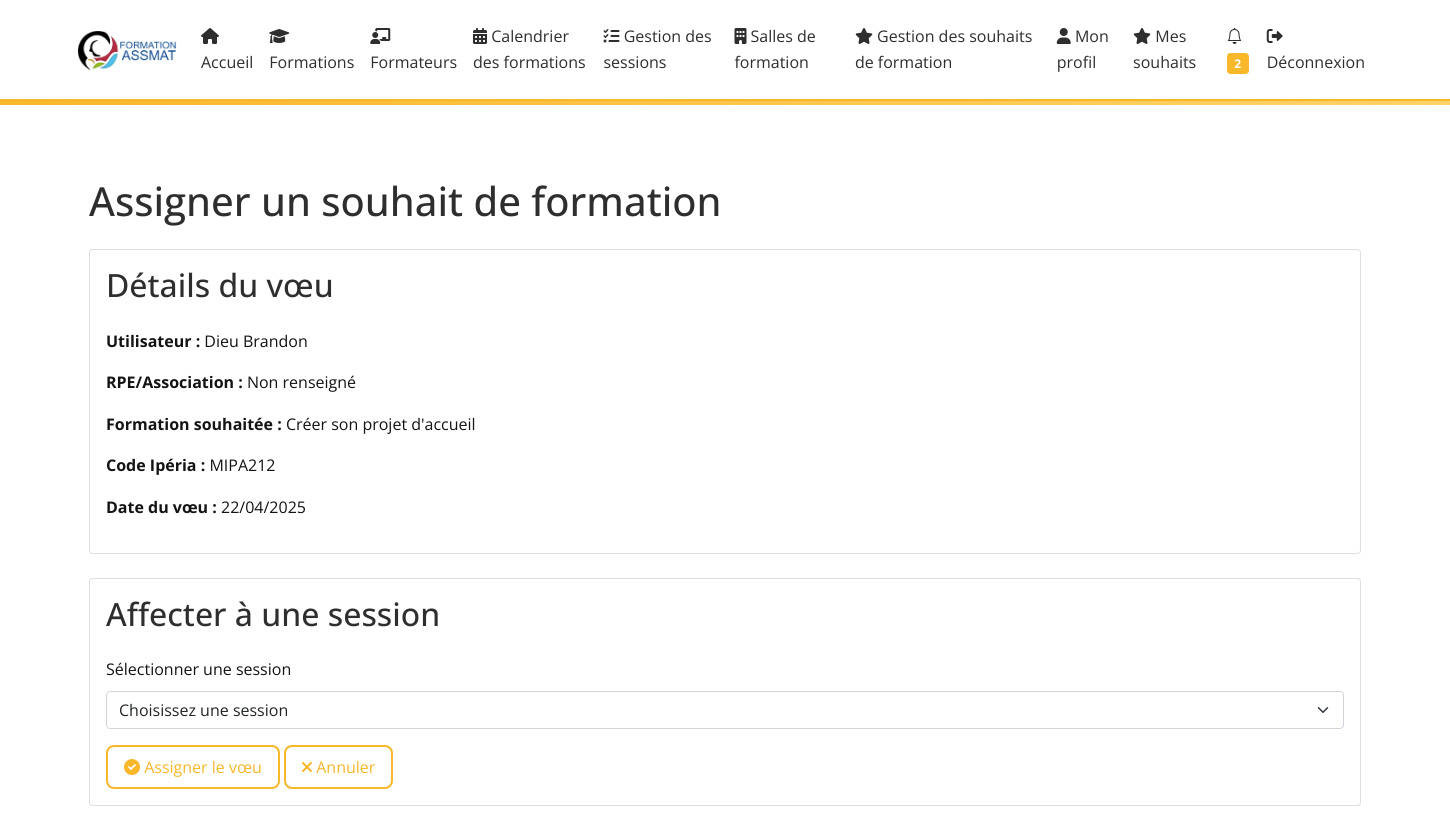
Screenshot of /training-wishes/10/assign/ (signed in) with the database file from the repository.
### core/models.py (models this page shows, shortened)
class TrainingWish(models.Model):
    user = models.ForeignKey(User, on_delete=models.CASCADE, verbose_name="Utilisateur")
    formation = models.ForeignKey(Formation, on_delete=models.CASCADE, verbose_name="Formation")
    session = models.ForeignKey('Session', on_delete=models.SET_NULL, null=True, blank=True, related_name='training_wishes', verbose_name="Session associée")
    created_at = models.DateTimeField(auto_now_add=True, verbose_name="Date de création")
    notes = models.TextField(blank=True, verbose_name="Notes")
    class Meta:
        verbose_name = "Souhait de formation"
        verbose_name_plural = "Souhaits de formation"
        unique_together = ['user', 'formation']
        ordering = ['-created_at']

class User(AbstractUser):
    email = models.EmailField(unique=True, verbose_name="Adresse email")
    is_trainer = models.BooleanField(default=False, verbose_name="Est formateur")
    phone = models.CharField(max_length=20, blank=True, null=True, verbose_name="Téléphone")
    address = models.TextField(blank=True, null=True, verbose_name="Adresse")
    city = models.CharField(max_length=100, blank=True, null=True, verbose_name="Ville")
    code_postal = models.CharField(max_length=10, blank=True, null=True, verbose_name="Code postal")
    latitude = models.FloatField(null=True, blank=True)
    longitude = models.FloatField(null=True, blank=True)
    rpe_association = models.CharField(
        max_length=255,
        blank=True,
        null=True,
        verbose_name="RPE ou Association"
    )
    rpe = models.ForeignKey('RPE', on_delete=models.SET_NULL, null=True, blank=True, verbose_name="RPE / Association")
    other_rpe = models.CharField(max_length=255, verbose_name="Autre RPE / Association", blank=True, null=True)
    USERNAME_FIELD = 'email'
    REQUIRED_FIELDS = ['username']

class Formation(models.Model):
    FORMATION_TYPES = [
        ('initial', 'Formation Initiale'),
        ('continue', 'Formation Continue'),
        ('specialisation', 'Formation Spécialisation'),
    ]
    name = models.CharField(max_length=255, verbose_name="Nom de la formation")
    code_iperia = models.CharField(max_length=50, unique=True, verbose_name="Code IPERIA")
    description = models.TextField(verbose_name="Description")
    duration = models.IntegerField(help_text="Durée en heures", validators=[MinValueValidator(1)], verbose_name="Durée")
    image = models.ImageField(upload_to='formations/images/', null=True, blank=True, verbose_name="Image")
    program_file = models.FileField(upload_to='programs/', null=True, blank=True, verbose_name="Programme détaillé")
    created_at = models.DateTimeField(auto_now_add=True, verbose_name="Date de création")
    updated_at = models.DateTimeField(auto_now=True, verbose_name="Date de mise à jour")
    type = models.CharField(max_length=20, choices=FORMATION_TYPES, default='initial', verbose_name="Type de formation")
    is_presentiel = models.BooleanField(default=True, verbose_name="Présentiel")
    is_distanciel = models.BooleanField(default=False, verbose_name="Distanciel")
    is_asynchrone = models.BooleanField(default=False, verbose_name="Asynchrone")
    is_active = models.BooleanField(default=True, verbose_name="Formation active")
    city = models.CharField(max_length=100, null=True, blank=True, verbose_name="Ville")
    code_postal = models.CharField(max_length=10, null=True, blank=True, verbose_name="Code postal")
    latitude = models.FloatField(null=True, blank=True)
    longitude = models.FloatField(null=True, blank=True)
    class Meta:
        verbose_name = "Formation"
        verbose_name_plural = "Formations"
        ordering = ['name']

### core/views.py (the view, shortened to what this page needs)
# urls.py: path('training-wishes/<int:wish_id>/assign/', views.assign_wish_to_session, name='assign_wish_to_session'),
@staff_member_required
def assign_wish_to_session(request, wish_id):
    wish = get_object_or_404(TrainingWish, id=wish_id)
    sessions = Session.objects.filter(
        formation=wish.formation,
        status__in=['NON_OUVERTE', 'DEMANDEE', 'OUVERTE']
    )
    context = {
        'wish': wish,
        'sessions': sessions,
        'title': 'Assigner un souhait à une session'
    }
    return render(request, 'core/assign_wish_to_session.html', context)

### core/context_processors.py (called while the page is built)
def unread_notifications(request):
    if request.user.is_authenticated:
        return {
            'unread_notifications_count': request.user.notifications.filter(is_read=False).count()
        }
    return {}

### core/templates/core/assign_wish_to_session.html (shortened to what this page needs)
{% extends 'core/base.html' %}
{% load static %}
{% block content %}
<div class="container py-5">
    <h1 class="mb-4">Assigner un souhait de formation</h1>
    <div class="card">
        <div class="card-body">
            <h2 class="card-title mb-4">Détails du vœu</h2>
            <div class="row">
                <div class="col-md-6">
                    <p><strong>Utilisateur :</strong> {{ wish.user.last_name }} {{ wish.user.first_name }}</p>
                    <p><strong>RPE/Association :</strong> {{ wish.user.rpe_association|default:"Non renseigné" }}</p>
                    <p><strong>Formation souhaitée :</strong> {{ wish.formation.name }}</p>
                    <p><strong>Code Ipéria :</strong> {{ wish.formation.code_iperia }}</p>
                    <p><strong>Date du vœu :</strong> {{ wish.created_at|date:"d/m/Y" }}</p>
                </div>
            </div>
        </div>
    </div>
    <div class="card mt-4">
        <div class="card-body">
            <h2 class="card-title mb-4">Affecter à une session</h2>
            {% if sessions %}
                <form method="post">
                    <div class="mb-3">
                        <label for="session" class="form-label">Sélectionner une session</label>
                        <select name="session" id="session" class="form-select" required>
                            <option value="">Choisissez une session</option>
                        </select>
                    </div>
                    <button type="submit" class="btn btn-primary">
                        <i class="fas fa-check-circle"></i> Assigner le vœu
                    </button>
                    <a href="{% url 'core:admin_training_wishes' %}" class="btn btn-secondary">
                        <i class="fas fa-times"></i> Annuler
                    </a>
                </form>
            {% endif %}
        </div>
    </div>
</div>
{% endblock %}

### core/static/core/css/custom.css (style rules this page uses)
:root { --primary-color: #F9B72A; --secondary-color: #2E2E2E; --background-color: #ffffff; --text-color: #141414; --hover-color: #fccc64; --border-radius: 8px; }
body { background-color: var(--background-color); color: var(--text-color); font-family: 'Open Sans', sans-serif; line-height: 1.6; }
.auth-buttons .nav-link, .btn { border-radius: var(--border-radius); border: 2px solid var(--primary-color); color: var(--primary-color); background: transparent; padding: 0.5rem 1rem; transition: background 0.3s, color 0.3s; }
h1, h2, h3 { color: var(--secondary-color); margin-bottom: 1rem; }
a { color: var(--primary-color); text-decoration: none; }

### rows the page displays
TrainingWish: user.last_name "Dieu", user.first_name "Brandon", user.rpe_association "Non renseigné", formation.name "Créer son projet d'accueil", formation.code_iperia "MIPA212", created_at "22/04/2025"

### other values shown
{{ unread_notifications_count }} "2"
